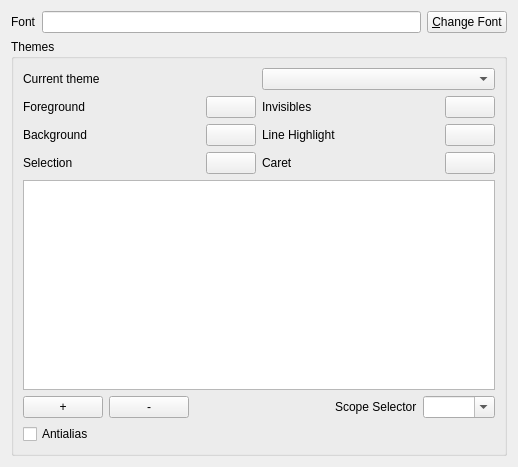
<?xml version="1.0" encoding="UTF-8"?>
<ui version="4.0">
 <class>FontThemeConfig</class>
 <widget class="QWidget" name="FontThemeConfig">
  <property name="geometry">
   <rect>
    <x>0</x>
    <y>0</y>
    <width>518</width>
    <height>467</height>
   </rect>
  </property>
  <property name="windowTitle">
   <string>Font and Theme</string>
  </property>
  <property name="windowIcon">
   <iconset resource="../resources.qrc">
    <normaloff>:/icons/actions/format-font-size-more.png</normaloff>:/icons/actions/format-font-size-more.png</iconset>
  </property>
  <layout class="QVBoxLayout" name="verticalLayout_2">
   <item>
    <layout class="QHBoxLayout" name="horizontalLayout">
     <item>
      <widget class="QLabel" name="label">
       <property name="text">
        <string>Font</string>
       </property>
      </widget>
     </item>
     <item>
      <widget class="QLineEdit" name="lineFont">
       <property name="readOnly">
        <bool>true</bool>
       </property>
      </widget>
     </item>
     <item>
      <widget class="QPushButton" name="pushButtonChangeFont">
       <property name="text">
        <string>&amp;Change Font</string>
       </property>
      </widget>
     </item>
    </layout>
   </item>
   <item>
    <widget class="QGroupBox" name="groupBox">
     <property name="title">
      <string>Themes</string>
     </property>
     <layout class="QVBoxLayout" name="verticalLayout">
      <item>
       <layout class="QHBoxLayout" name="horizontalLayout_2">
        <item>
         <widget class="QLabel" name="label_2">
          <property name="sizePolicy">
           <sizepolicy hsizetype="Minimum" vsizetype="Preferred">
            <horstretch>0</horstretch>
            <verstretch>0</verstretch>
           </sizepolicy>
          </property>
          <property name="text">
           <string>Current theme</string>
          </property>
         </widget>
        </item>
        <item>
         <widget class="QComboBox" name="comboBoxThemes"/>
        </item>
       </layout>
      </item>
      <item>
       <layout class="QGridLayout" name="gridLayout">
        <item row="0" column="0">
         <widget class="QLabel" name="label_3">
          <property name="text">
           <string>Foreground</string>
          </property>
         </widget>
        </item>
        <item row="0" column="1">
         <widget class="QPushButton" name="pushButtonForeground">
          <property name="maximumSize">
           <size>
            <width>50</width>
            <height>16777215</height>
           </size>
          </property>
          <property name="text">
           <string/>
          </property>
         </widget>
        </item>
        <item row="0" column="2">
         <widget class="QLabel" name="label_6">
          <property name="text">
           <string>Invisibles</string>
          </property>
         </widget>
        </item>
        <item row="0" column="3">
         <widget class="QPushButton" name="pushButtonInvisibles">
          <property name="maximumSize">
           <size>
            <width>50</width>
            <height>16777215</height>
           </size>
          </property>
          <property name="text">
           <string/>
          </property>
         </widget>
        </item>
        <item row="1" column="0">
         <widget class="QLabel" name="label_4">
          <property name="text">
           <string>Background</string>
          </property>
         </widget>
        </item>
        <item row="1" column="1">
         <widget class="QPushButton" name="pushButtonBackground">
          <property name="maximumSize">
           <size>
            <width>50</width>
            <height>16777215</height>
           </size>
          </property>
          <property name="text">
           <string/>
          </property>
         </widget>
        </item>
        <item row="1" column="2">
         <widget class="QLabel" name="label_8">
          <property name="text">
           <string>Line Highlight</string>
          </property>
         </widget>
        </item>
        <item row="1" column="3">
         <widget class="QPushButton" name="pushButtonLineHighlight">
          <property name="maximumSize">
           <size>
            <width>50</width>
            <height>16777215</height>
           </size>
          </property>
          <property name="text">
           <string/>
          </property>
         </widget>
        </item>
        <item row="2" column="0">
         <widget class="QLabel" name="label_5">
          <property name="text">
           <string>Selection</string>
          </property>
         </widget>
        </item>
        <item row="2" column="1">
         <widget class="QPushButton" name="pushButtonSelection">
          <property name="maximumSize">
           <size>
            <width>50</width>
            <height>16777215</height>
           </size>
          </property>
          <property name="text">
           <string/>
          </property>
         </widget>
        </item>
        <item row="2" column="2">
         <widget class="QLabel" name="label_7">
          <property name="text">
           <string>Caret</string>
          </property>
         </widget>
        </item>
        <item row="2" column="3">
         <widget class="QPushButton" name="pushButtonCaret">
          <property name="maximumSize">
           <size>
            <width>50</width>
            <height>16777215</height>
           </size>
          </property>
          <property name="text">
           <string/>
          </property>
         </widget>
        </item>
       </layout>
      </item>
      <item>
       <widget class="QTableView" name="tableView">
        <property name="showGrid">
         <bool>false</bool>
        </property>
        <property name="sortingEnabled">
         <bool>true</bool>
        </property>
       </widget>
      </item>
      <item>
       <layout class="QHBoxLayout" name="horizontalLayout_3">
        <item>
         <widget class="QPushButton" name="pushButtonAdd">
          <property name="text">
           <string>+</string>
          </property>
         </widget>
        </item>
        <item>
         <widget class="QPushButton" name="pushButtonRemove">
          <property name="text">
           <string>-</string>
          </property>
         </widget>
        </item>
        <item>
         <spacer name="horizontalSpacer">
          <property name="orientation">
           <enum>Qt::Horizontal</enum>
          </property>
          <property name="sizeHint" stdset="0">
           <size>
            <width>40</width>
            <height>20</height>
           </size>
          </property>
         </spacer>
        </item>
        <item>
         <widget class="QLabel" name="label_9">
          <property name="text">
           <string>Scope Selector</string>
          </property>
         </widget>
        </item>
        <item>
         <widget class="QComboBox" name="comboBoxScope">
          <property name="editable">
           <bool>true</bool>
          </property>
         </widget>
        </item>
       </layout>
      </item>
      <item>
       <widget class="QCheckBox" name="checkBox">
        <property name="text">
         <string>Antialias</string>
        </property>
       </widget>
      </item>
     </layout>
    </widget>
   </item>
  </layout>
 </widget>
 <resources>
  <include location="../resources.qrc"/>
 </resources>
 <connections/>
</ui>
